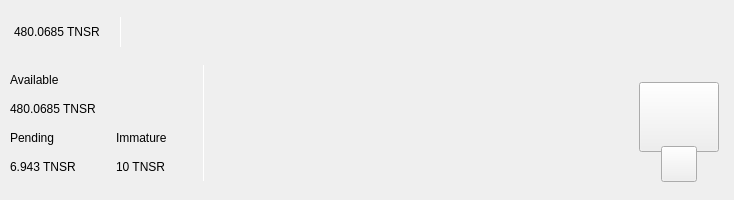
<?xml version="1.0" encoding="UTF-8"?>
<ui version="4.0">
 <class>TopBar</class>
 <widget class="QWidget" name="TopBar">
  <property name="geometry">
   <rect>
    <x>0</x>
    <y>0</y>
    <width>734</width>
    <height>200</height>
   </rect>
  </property>
  <property name="minimumSize">
   <size>
    <width>0</width>
    <height>200</height>
   </size>
  </property>
  <property name="maximumSize">
   <size>
    <width>16777215</width>
    <height>200</height>
   </size>
  </property>
  <property name="windowTitle">
   <string>Form</string>
  </property>
  <layout class="QVBoxLayout" name="verticalLayout_10" stretch="0">
   <property name="spacing">
    <number>0</number>
   </property>
   <property name="leftMargin">
    <number>0</number>
   </property>
   <property name="topMargin">
    <number>0</number>
   </property>
   <property name="rightMargin">
    <number>0</number>
   </property>
   <property name="bottomMargin">
    <number>0</number>
   </property>
   <item>
    <widget class="QWidget" name="containerTop" native="true">
     <layout class="QVBoxLayout" name="verticalLayout_11">
      <property name="spacing">
       <number>0</number>
      </property>
      <property name="leftMargin">
       <number>0</number>
      </property>
      <property name="topMargin">
       <number>0</number>
      </property>
      <property name="rightMargin">
       <number>0</number>
      </property>
      <property name="bottomMargin">
       <number>0</number>
      </property>
      <item>
       <widget class="QWidget" name="top_container_2" native="true">
        <property name="minimumSize">
         <size>
          <width>0</width>
          <height>65</height>
         </size>
        </property>
        <layout class="QHBoxLayout" name="top_container">
         <property name="spacing">
          <number>0</number>
         </property>
         <property name="leftMargin">
          <number>14</number>
         </property>
         <property name="topMargin">
          <number>0</number>
         </property>
         <property name="rightMargin">
          <number>14</number>
         </property>
         <property name="bottomMargin">
          <number>0</number>
         </property>
         <item alignment="Qt::AlignVCenter">
          <widget class="QWidget" name="widgetTopAmount" native="true">
           <property name="sizePolicy">
            <sizepolicy hsizetype="Preferred" vsizetype="Maximum">
             <horstretch>0</horstretch>
             <verstretch>0</verstretch>
            </sizepolicy>
           </property>
           <layout class="QHBoxLayout" name="horizontalLayout_5">
            <property name="spacing">
             <number>0</number>
            </property>
            <property name="leftMargin">
             <number>0</number>
            </property>
            <property name="topMargin">
             <number>0</number>
            </property>
            <property name="rightMargin">
             <number>0</number>
            </property>
            <property name="bottomMargin">
             <number>0</number>
            </property>
            <item alignment="Qt::AlignTop">
             <widget class="QLabel" name="labelAmountTopTNSR">
              <property name="minimumSize">
               <size>
                <width>0</width>
                <height>36</height>
               </size>
              </property>
              <property name="styleSheet">
               <string notr="true">padding:0px;margin:0px;</string>
              </property>
              <property name="text">
               <string>480.0685 TNSR</string>
              </property>
             </widget>
            </item>
            <item>
             <spacer name="horizontalSpacer_11">
              <property name="orientation">
               <enum>Qt::Horizontal</enum>
              </property>
              <property name="sizeType">
               <enum>QSizePolicy::Fixed</enum>
              </property>
              <property name="sizeHint" stdset="0">
               <size>
                <width>20</width>
                <height>20</height>
               </size>
              </property>
             </spacer>
            </item>
            <item alignment="Qt::AlignVCenter">
             <widget class="QLabel" name="label_16">
              <property name="minimumSize">
               <size>
                <width>1</width>
                <height>30</height>
               </size>
              </property>
              <property name="maximumSize">
               <size>
                <width>1</width>
                <height>30</height>
               </size>
              </property>
              <property name="styleSheet">
               <string notr="true">background-color:white;
padding:0px;
border:none;</string>
              </property>
              <property name="text">
               <string/>
              </property>
             </widget>
            </item>
            <item>
             <spacer name="horizontalSpacer_12">
              <property name="orientation">
               <enum>Qt::Horizontal</enum>
              </property>
              <property name="sizeType">
               <enum>QSizePolicy::Fixed</enum>
              </property>
              <property name="sizeHint" stdset="0">
               <size>
                <width>20</width>
                <height>20</height>
               </size>
              </property>
             </spacer>
            </item>
           </layout>
          </widget>
         </item>
         <item>
          <spacer name="horizontalSpacer">
           <property name="orientation">
            <enum>Qt::Horizontal</enum>
           </property>
           <property name="sizeHint" stdset="0">
            <size>
             <width>40</width>
             <height>20</height>
            </size>
           </property>
          </spacer>
         </item>
         <item>
          <layout class="QHBoxLayout" name="horizontalLayout_4">
           <property name="spacing">
            <number>12</number>
           </property>
           <property name="rightMargin">
            <number>0</number>
           </property>
           <item alignment="Qt::AlignRight">
            <widget class="QWidget" name="layoutSync" native="true">
             <property name="minimumSize">
              <size>
               <width>0</width>
               <height>36</height>
              </size>
             </property>
             <property name="maximumSize">
              <size>
               <width>16777215</width>
               <height>36</height>
              </size>
             </property>
             <layout class="QVBoxLayout" name="verticalLayout_9">
              <property name="leftMargin">
               <number>0</number>
              </property>
              <property name="topMargin">
               <number>0</number>
              </property>
              <property name="rightMargin">
               <number>0</number>
              </property>
              <property name="bottomMargin">
               <number>0</number>
              </property>
              <item>
               <widget class="ExpandableButton" name="pushButtonSync" native="true">
                <property name="minimumSize">
                 <size>
                  <width>36</width>
                  <height>36</height>
                 </size>
                </property>
                <property name="maximumSize">
                 <size>
                  <width>16777215</width>
                  <height>36</height>
                 </size>
                </property>
               </widget>
              </item>
             </layout>
            </widget>
           </item>
           <item>
            <widget class="ExpandableButton" name="pushButtonMint" native="true">
             <property name="minimumSize">
              <size>
               <width>36</width>
               <height>36</height>
              </size>
             </property>
            </widget>
           </item>
           <item>
            <widget class="ExpandableButton" name="pushButtonStack" native="true">
             <property name="minimumSize">
              <size>
               <width>36</width>
               <height>36</height>
              </size>
             </property>
            </widget>
           </item>
           <item>
            <widget class="ExpandableButton" name="pushButtonConnection" native="true">
             <property name="minimumSize">
              <size>
               <width>36</width>
               <height>36</height>
              </size>
             </property>
            </widget>
           </item>
           <item>
            <widget class="ExpandableButton" name="pushButtonLock" native="true">
             <property name="sizePolicy">
              <sizepolicy hsizetype="Expanding" vsizetype="Expanding">
               <horstretch>0</horstretch>
               <verstretch>0</verstretch>
              </sizepolicy>
             </property>
             <property name="minimumSize">
              <size>
               <width>36</width>
               <height>0</height>
              </size>
             </property>
            </widget>
           </item>
           <item>
            <widget class="ExpandableButton" name="pushButtonTheme" native="true">
             <property name="minimumSize">
              <size>
               <width>36</width>
               <height>36</height>
              </size>
             </property>
             <property name="maximumSize">
              <size>
               <width>16777215</width>
               <height>36</height>
              </size>
             </property>
            </widget>
           </item>
           <item>
            <widget class="ExpandableButton" name="pushButtonFAQ" native="true">
             <property name="minimumSize">
              <size>
               <width>36</width>
               <height>36</height>
              </size>
             </property>
            </widget>
           </item>
          </layout>
         </item>
        </layout>
       </widget>
      </item>
      <item>
       <widget class="QWidget" name="bottom_container" native="true">
        <property name="minimumSize">
         <size>
          <width>0</width>
          <height>135</height>
         </size>
        </property>
        <layout class="QHBoxLayout" name="botton_container">
         <property name="leftMargin">
          <number>10</number>
         </property>
         <property name="topMargin">
          <number>0</number>
         </property>
         <property name="rightMargin">
          <number>10</number>
         </property>
         <property name="bottomMargin">
          <number>10</number>
         </property>
         <item>
          <layout class="QHBoxLayout" name="horizontalLayout_3">
           <property name="bottomMargin">
            <number>9</number>
           </property>
           <item>
            <layout class="QVBoxLayout" name="verticalLayout_7">
             <property name="spacing">
              <number>0</number>
             </property>
             <property name="leftMargin">
              <number>0</number>
             </property>
             <property name="rightMargin">
              <number>30</number>
             </property>
             <item>
              <layout class="QVBoxLayout" name="verticalLayout_2">
               <item>
                <widget class="QLabel" name="labelTitle1">
                 <property name="text">
                  <string>Available</string>
                 </property>
                </widget>
               </item>
               <item>
                <widget class="QLabel" name="labelAmountTNSR">
                 <property name="text">
                  <string>480.0685 TNSR</string>
                 </property>
                </widget>
               </item>
              </layout>
             </item>
             <item>
              <layout class="QHBoxLayout" name="horizontalLayout_2">
               <property name="spacing">
                <number>0</number>
               </property>
               <item>
                <layout class="QVBoxLayout" name="verticalLayout_3">
                 <item>
                  <widget class="QLabel" name="labelTitle3">
                   <property name="text">
                    <string>Pending</string>
                   </property>
                  </widget>
                 </item>
                 <item>
                  <widget class="QLabel" name="labelPendingTNSR">
                   <property name="text">
                    <string>6.943 TNSR</string>
                   </property>
                  </widget>
                 </item>
                </layout>
               </item>
               <item>
                <spacer name="horizontalSpacer_3">
                 <property name="orientation">
                  <enum>Qt::Horizontal</enum>
                 </property>
                 <property name="sizeType">
                  <enum>QSizePolicy::Fixed</enum>
                 </property>
                 <property name="sizeHint" stdset="0">
                  <size>
                   <width>40</width>
                   <height>20</height>
                  </size>
                 </property>
                </spacer>
               </item>
               <item>
                <layout class="QVBoxLayout" name="verticalLayout_4">
                 <item>
                  <widget class="QLabel" name="labelTitle4">
                   <property name="text">
                    <string>Immature</string>
                   </property>
                  </widget>
                 </item>
                 <item>
                  <widget class="QLabel" name="labelImmatureTNSR">
                   <property name="text">
                    <string>10 TNSR</string>
                   </property>
                  </widget>
                 </item>
                </layout>
               </item>
              </layout>
             </item>
            </layout>
           </item>
           <item>
            <widget class="QLabel" name="label_9">
             <property name="minimumSize">
              <size>
               <width>1</width>
               <height>100</height>
              </size>
             </property>
             <property name="maximumSize">
              <size>
               <width>1</width>
               <height>16777215</height>
              </size>
             </property>
             <property name="styleSheet">
              <string notr="true">background-color:white;
padding:0px;
border:none;</string>
             </property>
             <property name="text">
              <string/>
             </property>
            </widget>
           </item>
          </layout>
         </item>
         <item>
          <spacer name="horizontalSpacer_2">
           <property name="orientation">
            <enum>Qt::Horizontal</enum>
           </property>
           <property name="sizeHint" stdset="0">
            <size>
             <width>40</width>
             <height>20</height>
            </size>
           </property>
          </spacer>
         </item>
         <item alignment="Qt::AlignHCenter|Qt::AlignVCenter">
          <widget class="QWidget" name="qrContainer" native="true">
           <property name="sizePolicy">
            <sizepolicy hsizetype="Preferred" vsizetype="Minimum">
             <horstretch>0</horstretch>
             <verstretch>0</verstretch>
            </sizepolicy>
           </property>
           <property name="minimumSize">
            <size>
             <width>90</width>
             <height>110</height>
            </size>
           </property>
           <property name="maximumSize">
            <size>
             <width>90</width>
             <height>110</height>
            </size>
           </property>
           <layout class="QVBoxLayout" name="containerQR">
            <property name="spacing">
             <number>0</number>
            </property>
            <property name="leftMargin">
             <number>5</number>
            </property>
            <property name="topMargin">
             <number>10</number>
            </property>
            <property name="rightMargin">
             <number>5</number>
            </property>
            <property name="bottomMargin">
             <number>0</number>
            </property>
            <item>
             <widget class="QPushButton" name="btnQr">
              <property name="minimumSize">
               <size>
                <width>70</width>
                <height>70</height>
               </size>
              </property>
              <property name="maximumSize">
               <size>
                <width>16777215</width>
                <height>70</height>
               </size>
              </property>
              <property name="text">
               <string/>
              </property>
              <property name="iconSize">
               <size>
                <width>70</width>
                <height>70</height>
               </size>
              </property>
             </widget>
            </item>
            <item>
             <spacer name="verticalSpacer">
              <property name="orientation">
               <enum>Qt::Vertical</enum>
              </property>
              <property name="sizeType">
               <enum>QSizePolicy::Fixed</enum>
              </property>
              <property name="sizeHint" stdset="0">
               <size>
                <width>20</width>
                <height>20</height>
               </size>
              </property>
             </spacer>
            </item>
            <item alignment="Qt::AlignHCenter|Qt::AlignBottom">
             <widget class="QPushButton" name="pushButtonQR">
              <property name="minimumSize">
               <size>
                <width>36</width>
                <height>36</height>
               </size>
              </property>
              <property name="maximumSize">
               <size>
                <width>36</width>
                <height>36</height>
               </size>
              </property>
              <property name="text">
               <string/>
              </property>
             </widget>
            </item>
           </layout>
          </widget>
         </item>
        </layout>
       </widget>
      </item>
     </layout>
    </widget>
   </item>
  </layout>
 </widget>
 <customwidgets>
  <customwidget>
   <class>ExpandableButton</class>
   <extends>QWidget</extends>
   <header>qt/tensorcoin/expandablebutton.h</header>
   <container>1</container>
  </customwidget>
 </customwidgets>
 <resources/>
 <connections/>
</ui>
